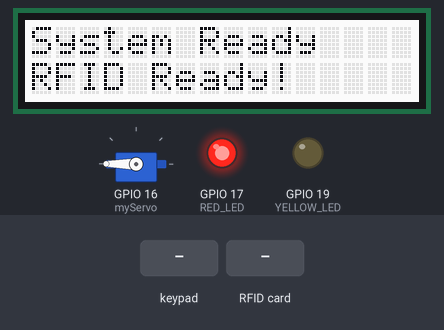
Simulated run of this sketch. Board: ESP32. Shown: servo, 16×2 character LCD, output pins drawn as LEDs (lit = HIGH). Inputs (shaded band) come from the test bench. WiFi joins after 1.5 s; servers stay silent unless stated; what the sketch prints to the serial monitor is not drawn.

Above: at 3.7 s.
3.8 s: keypad keys 1 2 3 4 A pressed 0.4 s apart
At 6.0 s:
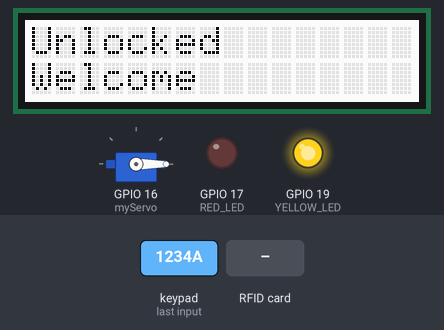
8.8 s: keypad keys 0 0 0 0 A pressed 0.4 s apart
At 11.4 s:
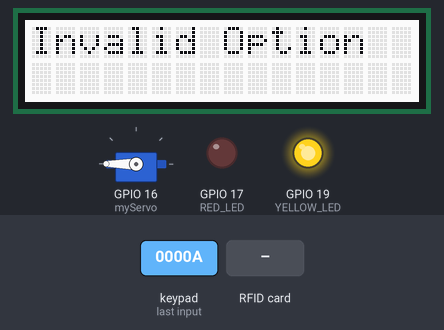
13.8 s: keypad keys 1 3 9 7 2 2 2 2 pressed 0.4 s apart
At 17.8 s:
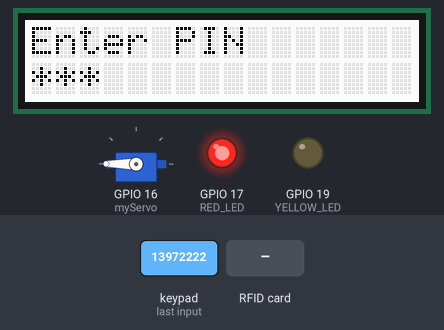
18.5 s: RFID card 01 23 45 67 held to the reader
At 20.2 s:
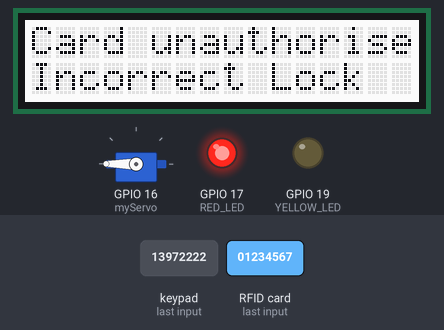
21.5 s: key 'C' pressed
At 22.1 s:
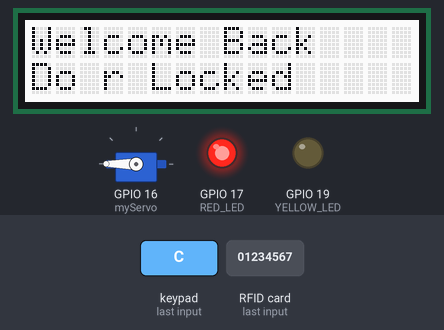
23.0 s: keypad keys 0 1 2 3 4 5 6 7 D pressed 0.4 s apart
At 23.8 s:
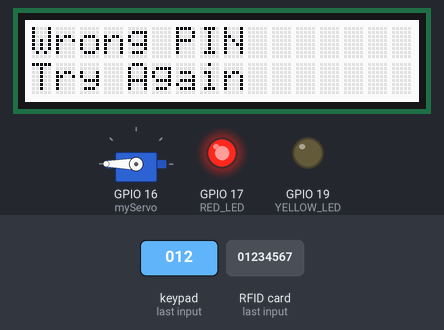
Timing chart, 0 to 26.0 s (numbered marks = the images above; inputs shaded):
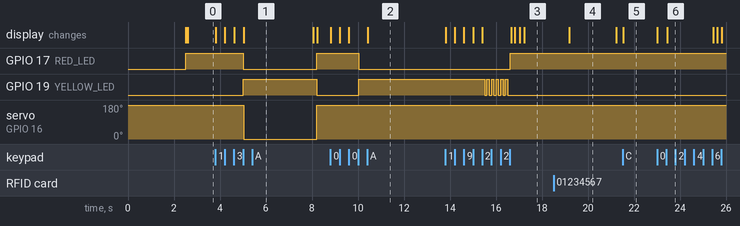

The sketch:

smartLock.ino
```cpp
#include <Keypad.h>
#include <ESP32Servo.h>
#include <Wire.h>
#include <Adafruit_PN532.h>
#include "rgb_lcd.h"
#include <WiFi.h>
#include <ESPAsyncWebServer.h>
#include <AsyncTCP.h>
#include "esp_task_wdt.h"

AsyncWebServer server(80);
//using ssh for github rather than PAT - test commit

const char *SSID = "iPhone XR";
const char *PASSWORD = "01234567";
const char *ADMIN = "password";


#define PN532_SDA 21
#define PN532_SCL 22
#define RED_LED 17
#define YELLOW_LED 19

const byte ROWS = 4;
const byte COLS = 4;
char keys[ROWS][COLS] = {
  { '1', '2', '3', 'F' },
  { '4', '5', '6', 'E' },
  { '7', '8', '9', 'D' },
  { 'A', '0', 'B', 'C' }
};
byte rowPins[ROWS] = { 27, 26, 25, 33 };
byte colPins[COLS] = { 13, 32, 4, 14 };

Keypad keypad = Keypad(makeKeymap(keys), rowPins, colPins, ROWS, COLS);
Adafruit_PN532 nfc(PN532_SDA, PN532_SCL);  // passing arguments through Adafruit class
Servo myServo;                             //called Servo class and created object, same for keypad and lcd

rgb_lcd lcd;
const int LCD_COLS = 16;
const int LCD_ROWS = 2;

bool lockedServo = true;
char enteredCode[5];
int codeIndex = 0;
String currentPassword = "1234";
const String adminPassword = "0000";  //current password for keypad, can be changed in adminmode
const String allowedUID = "3463953";  //hardcoded allowed NFC tag
String scannedUID = "None";

/*const int voltagePin = 34;
const float R1 = 22000;
const float R2 = 13000;
const float Vref = 3.3;
const int ADC = 4095;*/

//float readVoltage = 0.0;

unsigned long lastUnlockTime = 0;
unsigned long lastRFIDCheck = 0;
//unsigned long was used, as "int" is too small to store the length of this programs runtime, i believe 32-33000(33 seconds). Which when calculating in ms ->
//(runtime of program which can vary...) would result in integer overflow and a crashed program
void setup() {

  Serial.begin(115200);
  esp_task_wdt_init(10, true);
  esp_task_wdt_add(NULL);

  WiFi.begin(SSID, PASSWORD);
  while (WiFi.status() != WL_CONNECTED) {
    delay(1000);
    Serial.println("Connecting to Wi-Fi...");
  }
  Serial.println("Connected to Wi-Fi");
  delay(500);
  Serial.print("ESP32 IP Address: ");
  Serial.println(WiFi.localIP());

  //delay(12000); Used to test how watchdog timer responds and for demo
  server.on("/", HTTP_GET, [](AsyncWebServerRequest *request) {
    request->send(200, "text/html", webApp());
  });

   /*server.on("/voltage", HTTP_GET, [](AsyncWebServerRequest *request) {
    request->send(200, "text/plain", String(readVoltage, 2));
  });*/

  server.on("/scannedUID", HTTP_GET, [](AsyncWebServerRequest *request) {
    request->send(200, "text/plain", scannedUID);
  });

  server.on("/admin-login", HTTP_GET, [](AsyncWebServerRequest *request) {
    if (request->hasParam("password") && request->getParam("password")->value().equalsIgnoreCase(ADMIN)) {
      request->send(200, "text/plain", "Access Granted");
    } else {
      request->send(403, "text/plain", "Incorrect Password");
    }
  });

  server.on("/unlock", HTTP_GET, [](AsyncWebServerRequest *request) {
    lockedServo = false;
    unlockDoor();
    request->send(200, "text/plain", "Unlocked");
  });

  server.on("/lock", HTTP_GET, [](AsyncWebServerRequest *request) {
    lockedServo = true;
    lockDoor();
    request->send(200, "text/plain", "Locked");
  });

  server.begin();
  Serial.println("Server has started: HTTP");
  //ok
  Wire.begin();
  myServo.attach(16);

  pinMode(RED_LED, OUTPUT);
  pinMode(YELLOW_LED, OUTPUT);

  lockDoor();

  lcd.begin(LCD_COLS, LCD_ROWS);
  lcd.setRGB(255, 255, 255);
  lcd.clear();
  lcd.print("System Ready");

  if (!nfc.begin()) {
    Serial.println("RFID reader not detected!");
    lcd.clear();
    lcd.print("RFID Error!");
    while (1)
      ;  //Using while(1) to ensure loop is infinite until RFID reader is detected
  }
  nfc.SAMConfig();  //Secure Access Module config outside if(), ensures communciation between RFID & ESP32, ONLY when RFID is detected ie. while(1) loop breaks
  Serial.println("RFID reader initialized!");
  lcd.setCursor(0, 1);
  lcd.print("RFID Ready!");
  digitalWrite(RED_LED, HIGH);
}

void loop() {

  esp_task_wdt_reset();

  /*int voltageValue = analogRead(voltagePin);
  float voltage = (voltageValue / (float)ADC) * Vref;
  float voltageInput = voltage / (R2 / (R1 + R2));

  readVoltage = voltageInput;*/

 /* Serial.print("ADC Value: ");
  Serial.print(voltage);
  Serial.print("Measure Voltage: ");
  Serial.print(voltage, 2);
  Serial.print("Actual Voltage: ");
  Serial.print(voltageInput);
  Serial.println("V"); */

  delay(20);
  char key = keypad.getKey();
  if (key) {
    handleKeypadInput(key);
    yield();
  }
  //using built in c "millis()" function to track how long program has been run for
  if (millis() - lastRFIDCheck >= 2500) {
    lastRFIDCheck = millis();  // by letting LastRFIDcheck = millis() function, it will constantlyy check every 2.5 seconds (2500milliseconds)
    checkRFID();
    yield();
  }

  if (!lockedServo && (millis() - lastUnlockTime > 100000)) {
    lockDoor();
    displayLCD("Locked", "");
  }
}

void displayLCD(const char *line1, const char *line2) {
  lcd.clear();
  lcd.setCursor(0, 0);
  lcd.print(line1);
  lcd.setCursor(0, 1);
  lcd.print(line2);
}

void unlockDoor() {
  lockedServo = false;
  myServo.write(0);
  digitalWrite(RED_LED, LOW);
  digitalWrite(YELLOW_LED, HIGH);
}

void lockDoor() {
  lockedServo = true;
  myServo.write(180);
  digitalWrite(RED_LED, HIGH);
  digitalWrite(YELLOW_LED, LOW);
}
```

changePassword.ino
```cpp
void changePassword() {
  int i;
  displayLCD("Enter New PIN", "");
  String newPassword = ""; //since "String" is techincally an object, was able to use .length() method

  while (newPassword.length() < 4) {
    char key = keypad.getKey();
    if (key) {
      newPassword += key;
      lcd.setCursor(newPassword.length() - 1, 1); //added -1 as a simple way to make sure its being type in the correct key position *on lcd*
      lcd.print('*');
    }
  }

  currentPassword = newPassword; //stores our new password in a new string
  for(i=0;i<6; i++){
    digitalWrite(YELLOW_LED, HIGH);
    delay(100);
    digitalWrite(YELLOW_LED, LOW);
    delay(100);
  }
  displayLCD("PIN Changed", "");
  lockDoor();
}
```

checkRFID.ino
```cpp
void checkRFID() {
  uint8_t uid[7];
  uint8_t uidLength;
// used readMifareClassic example from RFID library
  if (nfc.readPassiveTargetID(PN532_MIFARE_ISO14443A, uid, &uidLength, 100)) { //50 in this case indicates how long (in ms) how long function waits for tag to be detected
    scannedUID = "";
    for (uint8_t i = 0; i < uidLength; i++) {
      scannedUID += String(uid[i], HEX); //appending string to hex
    }
    Serial.print("Scanned RFID UID: ");
    Serial.println(scannedUID);
    if (scannedUID == allowedUID) {
      unlockDoor();
      displayLCD("Access Granted", "Locker Unlocked");
      lastUnlockTime = millis(); //closes lock after 100000 milliseconds
    } else if(scannedUID != allowedUID){
      displayLCD("Card unauthorised", "Incorrect Lock");
      delay(2000);
      displayLCD("Welcome Back", "Door Locked");
    }
    else{
      displayLCD("Access Denied", "Invalid Tag");
      delay(2000);
      displayLCD("Welcome Back", "Door Locked");

    //adding test comment for GitHub
    }
  }
}
```

enterAdminMode.ino
```cpp
void enterAdminMode() {
  char adminKey = '\0'; // initially i had set this to 0 not realising since this is a char ' ' not realising whitespace has an ASCII value, ensures adminKey is set to null

  while (true) {
    displayLCD("Admin Mode", "1:Change PIN");
    digitalWrite(RED_LED, LOW);
    digitalWrite(YELLOW_LED, HIGH);
    adminKey = keypad.getKey(); // stores keypresses in adminKey

    if (adminKey) {
      Serial.print("Admin Key Pressed: ");
      Serial.println(adminKey);

      if (adminKey == '1') {
        Serial.println("Changing PIN...");
        changePassword();
        break;
      } else {
        Serial.println("Invalid Admin Option");
        displayLCD("Invalid Option", "");
        delay(2000);
      }
    }
  }

  displayLCD("Welcome Back", "Door Locked");
}
```

webapp.ino
```cpp
String webApp() {
  return R"rawliteral(<!DOCTYPE html>
<html lang="en">
<head>
    <meta charset="UTF-8">
    <meta name="viewport" content="width=device-width, initial-scale=1.0">
    <title>smartlocker</title>
    <style>
        body{
            font-family: Arial, sans-serif;
            text-align: center;
            margin-top: 50px;
        }

        .Main{
          background-color: #7ea7c2;
          border-radius: 10px;
          padding: 30px;
          width: 90%;
          max-width: 800px;
          text-align: center;
          margin: auto;
          margin-bottom: 20px;
        }

        h1{
          font-size: 28px;
        }

        h2{
          font-size: 22px;
        }
        button{
            background-color: black;
            border: none;
            border-radius: 5px;
            color: white;
            padding: 15px 32px;
            text-align: center;
            cursor: pointer;
            font-size: 16px;
        }
        button:hover{
          background-color: red;
        }

        #control{
          display: none;
        }

        #lock{
          font-weight: bold;
          color: light-green;
        }

        #rfidUID{
          font-size: 18px;
          font-weight: normal;
          color: red;
        }

        #voltage{
          font-size: 18px;
          font-weight: normal;
          color: yellow;
        }

        .infoBox{
            background-color: #4c76ad;
            border-radius: 8px;
            padding: 20px;
            margin: auto;
            max-width: 800px;
            margin-top: 20px;
            margin-bottom: 20px;
        }

    </style>
</head>
<body>
<div class = "Main">
    <h1> ESP32 SmartLocker </h1>
    <div id = "loginAdmin">
    <input type="password" id="adm-pw" placeholder="Enter Admin Password">
    <button onclick = "login()">Login</button>
    </div>
    <div id = "control">
        <h2> Status: <span id="lock">Locked</span></h2>
        <button onclick = "lock()"> Lock Servo </button>
        <button onclick = "unlock()"> Unlock Servo </button>
    </div>
  </div>

  <div class = "infoBox">
    <h3>Last RFID Tag: <span id = "rfidUID"> None </span></h3>

    /*</div>
    <div class = "infoBox">
    <h3>Last Voltage Measured: <span id = "voltage"> None </span><h3>
    </div>*/

    <script>
        function login(){
            const password = document.getElementById('adm-pw').value;

            fetch("/admin-login?password=" + encodeURIComponent(password))
            .then(response => response.text())
            .then (data => {
              if(data.includes("Access Granted")){
                document.getElementById("loginAdmin").style.display = "none";
                document.getElementById("control").style.display = "block";
              }
            })
            .catch(error => console.error('Error:', error));
        }

        function unlock(){
          let startTime = performance.now();
          fetch('/unlock')
          .then(() => {
            document.getElementById("lock").innerText = "Unlocked";
            lastMoved = performance.now() - startTime;
            console.log("Unlock Time: " + lastMoved.toFixed(2) + "ms");
          })
          .catch(error => console.error('Error:', error));
        }

        function lock(){
          let startTime = performance.now();
          fetch('/lock')
          .then(() => {
            document.getElementById("lock").innerText = "Locked";
            lastMoved = performance.now() - startTime;
            console.log("Lock Time: " + lastMoved.toFixed(2)+  "ms");
            })
            .catch(error => console.error('Error:', error));
        }

        function fetchRFID(){
          fetch('/scannedUID')
          .then(response => response.text())
          .then(data => document.getElementById("rfidUID").innerText = data)
          .catch(error => console.error('Error:', error));
        }

        /*function fetchVoltage(){
          fetch('/voltage')
          .then(response => response.text())
          .then(data => document.getElementById("voltage").innerText = data)
          .catch(error => console.error('Error:', error));
        }*/

        setInterval(fetchRFID, 1000);
        //setInterval(fetchVoltage, 1000);
    </script>
</body>
</html>)rawliteral";
}
```

handleKeyPadInput.ino
```cpp
void handleKeypadInput(char key) {
  Serial.print("Key Pressed: ");
  Serial.println(key);

  switch (key) {

    case 'A':
      lockDoor();
      displayLCD("Locked", "Manual Override");
      memset(enteredCode, 0, sizeof(enteredCode));
      codeIndex = 0;
      return;

    case 'C':
      if (codeIndex > 0) {
        codeIndex--;
        lcd.setCursor(codeIndex, 1);
        lcd.print(' ');
        lcd.setCursor(codeIndex, 1);
      }
      return;

    default:
      if (codeIndex < 4 && isDigit(key)) {
        enteredCode[codeIndex++] = key;
        lcd.setCursor(codeIndex - 1, 1);
        lcd.print('*');
      }

      if (codeIndex == 4) {
        enteredCode[4] = '\0';
        String entered = String(enteredCode);

        if (entered == currentPassword) {
          unlockDoor();
          displayLCD("Unlocked", "Welcome");
          delay(3000);
        }
        else if(entered == adminPassword){
          enterAdminMode();
        }
         else {
          displayLCD("Wrong PIN", "Try Again");
          delay(2000);
        }

        memset(enteredCode, 0, sizeof(enteredCode));
        codeIndex = 0;
        displayLCD("Enter PIN", "");
      }
  }
}
```

Measured:
- after the input at 3.8 s, GPIO 17 (RED_LED): HIGH → LOW after 1.2 s, → HIGH 3.2 s later; GPIO 19 (YELLOW_LED): LOW → HIGH after 1.2 s, → LOW 3.2 s later; servo on GPIO 16 (myServo): 180° → 0° after 1.2 s, → 180° 3.2 s later; the display: first changes at once (image 1 shows a later state)
- after the input at 8.8 s, GPIO 17 (RED_LED): HIGH → LOW after 1.2 s; GPIO 19 (YELLOW_LED): LOW → HIGH after 1.2 s; the display: first changes at once (image 2 shows a later state)
- after the input at 13.8 s, GPIO 17 (RED_LED): LOW → HIGH after 2.8 s; GPIO 19 (YELLOW_LED): alternates HIGH for 0.10 s and LOW for 0.10 s, 11 changes in all, then stays LOW, starting after 1.7 s; the display: first changes at once (image 3 shows a later state)
- after the input at 18.5 s, the display: changes after 0.69 s (image 4)
- after the input at 21.5 s, the display: changes at once (image 5)
- after the input at 23.0 s, the display: first changes at once (image 6 shows a later state)
- what the display in image 4 shows lasts 2.0 s, from 19.2 s to 21.2 s
